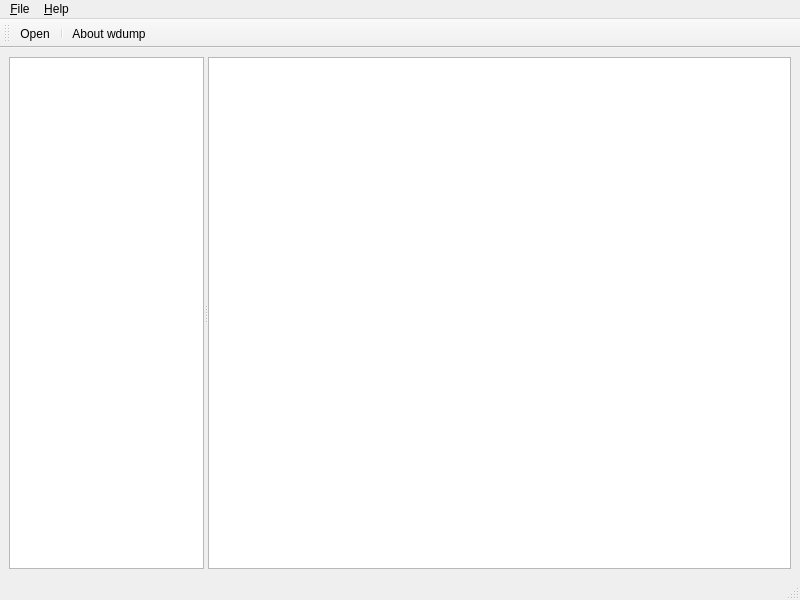
<?xml version="1.0" encoding="UTF-8"?>
<ui version="4.0">
 <class>WDumpWindow</class>
 <widget class="QMainWindow" name="WDumpWindow">
  <property name="geometry">
   <rect>
	<x>0</x>
	<y>0</y>
	<width>800</width>
	<height>600</height>
   </rect>
  </property>
  <property name="windowTitle">
   <string>wdump</string>
  </property>
  <widget class="QWidget" name="centralwidget">
   <layout class="QVBoxLayout" name="verticalLayout">
	<item>
	 <widget class="QSplitter" name="splitter">
	  <property name="orientation">
	   <enum>Qt::Horizontal</enum>
	  </property>
     <widget class="QTreeView" name="treeView">
      <property name="sizePolicy">
       <sizepolicy hsizetype="Expanding" vsizetype="Expanding">
        <horstretch>1</horstretch>
        <verstretch>0</verstretch>
       </sizepolicy>
      </property>
      <property name="headerHidden">
      <bool>true</bool>
      </property>
     </widget>
	  <widget class="QTableView" name="tableView">
	   <property name="sizePolicy">
		<sizepolicy hsizetype="Expanding" vsizetype="Expanding">
		 <horstretch>3</horstretch>
		 <verstretch>0</verstretch>
		</sizepolicy>
	   </property>
	  </widget>
	 </widget>
	</item>
   </layout>
  </widget>
  <widget class="QMenuBar" name="menubar">
   <property name="geometry">
	<rect>
	 <x>0</x>
	 <y>0</y>
	 <width>800</width>
	 <height>24</height>
	</rect>
   </property>
   <widget class="QMenu" name="menuFile">
	<property name="title">
	 <string>&amp;File</string>
	</property>
	<addaction name="actionOpen"/>
	<addaction name="separator"/>
	<addaction name="actionExit"/>
   </widget>
   <widget class="QMenu" name="menuHelp">
	<property name="title">
	 <string>&amp;Help</string>
	</property>
	<addaction name="actionAbout"/>
   </widget>
   <addaction name="menuFile"/>
   <addaction name="menuHelp"/>
  </widget>
  <widget class="QStatusBar" name="statusbar"/>
  <widget class="QToolBar" name="mainToolBar">
   <property name="windowTitle">
	<string>Toolbar</string>
   </property>
   <attribute name="toolBarArea">
	<enum>TopToolBarArea</enum>
   </attribute>
   <attribute name="toolBarBreak">
	<bool>false</bool>
   </attribute>
   <addaction name="actionOpen"/>
   <addaction name="separator"/>
   <addaction name="actionAbout"/>
  </widget>
  <action name="actionOpen">
   <property name="text">
	<string>&amp;Open</string>
   </property>
   <property name="shortcut">
	<string>Ctrl+O</string>
   </property>
   <property name="statusTip">
	<string>Open a Westwood 3D file</string>
   </property>
  </action>
  <action name="actionExit">
   <property name="text">
	<string>E&amp;xit</string>
   </property>
   <property name="shortcut">
	<string>Ctrl+Q</string>
   </property>
   <property name="statusTip">
	<string>Quit the application</string>
   </property>
  </action>
  <action name="actionAbout">
   <property name="text">
	<string>&amp;About wdump...</string>
   </property>
   <property name="statusTip">
	<string>Display program information</string>
   </property>
  </action>
 </widget>
 <resources/>
 <connections/>
</ui>
